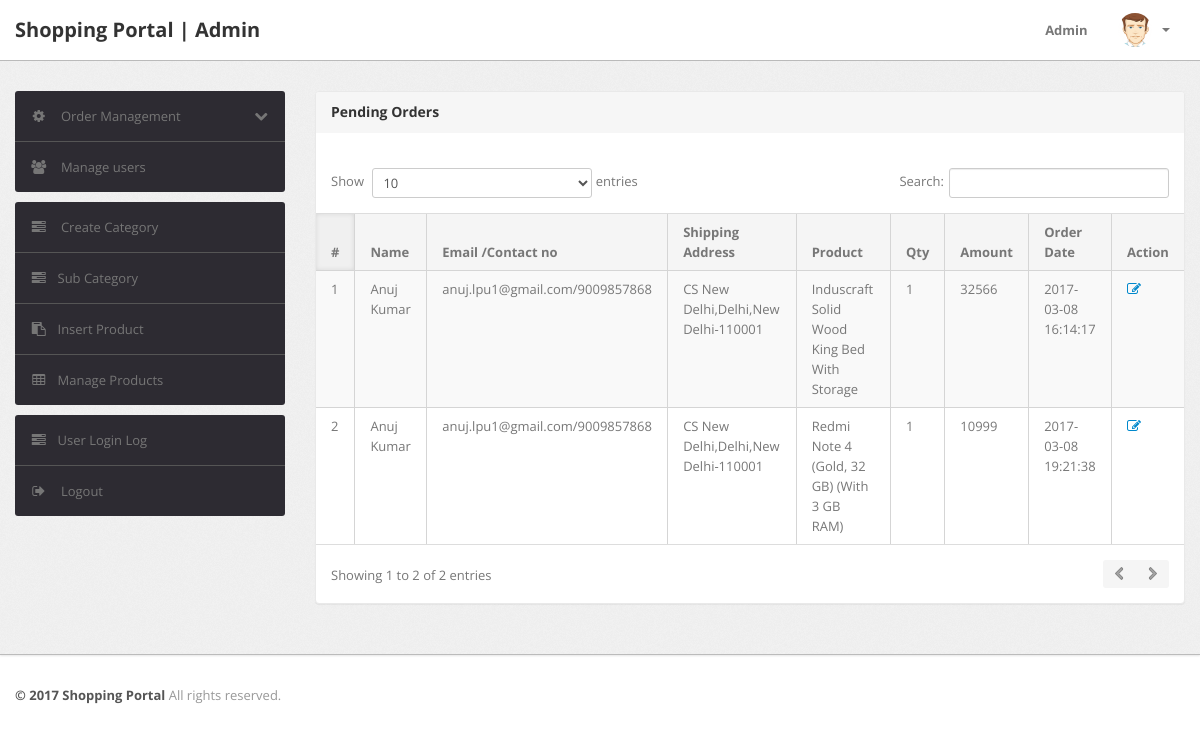
/shopping/admin/pending-orders.php (signed in), run on the app's committed database.
### tables this page shows
CREATE TABLE `orders` (
  `id` int(11) NOT NULL,
  `userId` int(11) DEFAULT NULL,
  `productId` varchar(255) DEFAULT NULL,
  `quantity` int(11) DEFAULT NULL,
  `orderDate` timestamp NOT NULL DEFAULT CURRENT_TIMESTAMP,
  `paymentMethod` varchar(50) DEFAULT NULL,
  `orderStatus` varchar(55) DEFAULT NULL
);

CREATE TABLE `users` (
  `id` int(11) NOT NULL,
  `name` varchar(255) DEFAULT NULL,
  `email` varchar(255) DEFAULT NULL,
  `contactno` bigint(11) DEFAULT NULL,
  `password` varchar(255) DEFAULT NULL,
  `shippingAddress` longtext,
  `shippingState` varchar(255) DEFAULT NULL,
  `shippingCity` varchar(255) DEFAULT NULL,
  `shippingPincode` int(11) DEFAULT NULL,
  `billingAddress` longtext,
  `billingState` varchar(255) DEFAULT NULL,
  `billingCity` varchar(255) DEFAULT NULL,
  `billingPincode` int(11) DEFAULT NULL,
  `regDate` timestamp NOT NULL DEFAULT CURRENT_TIMESTAMP,
  `updationDate` varchar(255) DEFAULT NULL
);

CREATE TABLE `products` (
  `id` int(11) NOT NULL,
  `category` int(11) NOT NULL,
  `subCategory` int(11) DEFAULT NULL,
  `productName` varchar(255) DEFAULT NULL,
  `productCompany` varchar(255) DEFAULT NULL,
  `productPrice` int(11) DEFAULT NULL,
  `productPriceBeforeDiscount` int(11) DEFAULT NULL,
  `productDescription` longtext,
  `productImage1` varchar(255) DEFAULT NULL,
  `productImage2` varchar(255) DEFAULT NULL,
  `productImage3` varchar(255) DEFAULT NULL,
  `shippingCharge` int(11) DEFAULT NULL,
  `productAvailability` varchar(255) DEFAULT NULL,
  `postingDate` timestamp NULL DEFAULT CURRENT_TIMESTAMP,
  `updationDate` varchar(255) DEFAULT NULL
);

### shopping/admin/pending-orders.php (the view, shortened to what this page needs)
<?php
include('include/config.php');
if(strlen($_SESSION['alogin'])==0)
	{
header('location:index.php');
}
else{
?>
<!DOCTYPE html>
<html lang="en">
<head>
	<link type="text/css" href="bootstrap/css/bootstrap.min.css" rel="stylesheet">
	<link type="text/css" href="bootstrap/css/bootstrap-responsive.min.css" rel="stylesheet">
	<link type="text/css" href="css/theme.css" rel="stylesheet">
	<link type="text/css" href="images/icons/css/font-awesome.css" rel="stylesheet">
</head>
<body>
<?php include('include/header.php');?>
	<div class="wrapper">
		<div class="container">
			<div class="row">
<?php include('include/sidebar.php');?>
			<div class="span9">
					<div class="content">
	<div class="module">
							<div class="module-head">
								<h3>Pending Orders</h3>
							</div>
							<div class="module-body table">
									<br />
								<table cellpadding="0" cellspacing="0" border="0" class="datatable-1 table table-bordered table-striped	 display table-responsive" >
									<thead>
										<tr>
											<th>#</th>
											<th> Name</th>
											<th width="50">Email /Contact no</th>
											<th>Shipping Address</th>
											<th>Product </th>
											<th>Qty </th>
											<th>Amount </th>
											<th>Order Date</th>
											<th>Action</th>
										</tr>
									</thead>
<tbody>
<?php
$status='Delivered';
$query=mysqli_query($con,"select users.name as username,users.email as useremail,users.contactno as usercontact,users.shippingAddress as shippingaddress,users.shippingCity as shippingcity,users.shippingState as shippingstate,users.shippingPincode as shippingpincode,products.productName as productname,products.shippingCharge as shippingcharge,orders.quantity as quantity,orders.orderDate as orderdate,products.productPrice as productprice,orders.id as id  from orders join users on  orders.userId=users.id join products on products.id=orders.productId where orders.	orderStatus!='$status' or orders.orderStatus is null");
$cnt=1;
while($row=mysqli_fetch_array($query))
{
?>
										<tr>
											<td><?php echo htmlentities($cnt);?></td>
											<td><?php echo htmlentities($row['username']);?></td>
<td><?php echo htmlentities($row['useremail']);?>/<?php echo htmlentities($row['usercontact']);?></td>
<td><?php echo htmlentities($row['shippingaddress'].",".$row['shippingcity'].",".$row['shippingstate']."-".$row['shippingpincode']);?></td>
											<td><?php echo htmlentities($row['productname']);?></td>
											<td><?php echo htmlentities($row['quantity']);?></td>
											<td><?php echo htmlentities($row['quantity']*$row['productprice']+$row['shippingcharge']);?></td>
											<td><?php echo htmlentities($row['orderdate']);?></td>
											<td>   <a href="updateorder.php?oid=<?php echo htmlentities($row['id']);?>" title="Update order" target="_blank"><i class="icon-edit"></i></a>
											</td>
											</tr>
										<?php $cnt=$cnt+1; } ?>
										</tbody>
								</table>
							</div>
						</div>
					</div>
				</div>
			</div>
		</div>
	</div>
<?php include('include/footer.php');?>
</body>
<?php } ?>

### data on the page
orders: userId.name "Anuj Kumar", userId.email "anuj.lpu1@gmail.com", userId.contactno "9009857868", userId.shippingPincode "CS New Delhi,Delhi,New Delhi-110001", productId.productName "Induscraft Solid Wood King Bed With Storage", quantity "1", $row['quantity']*$row['productprice']+$row['shippingcharge'] "32566", orderDate "2017-03-08 16:14:17"
orders: userId.name "Anuj Kumar", userId.email "anuj.lpu1@gmail.com", userId.contactno "9009857868", userId.shippingPincode "CS New Delhi,Delhi,New Delhi-110001", productId.productName "Redmi Note 4 (Gold, 32 GB) (With 3 GB RAM)", quantity "1", $row['quantity']*$row['productprice']+$row['shippingcharge'] "10999", orderDate "2017-03-08 19:21:38"
